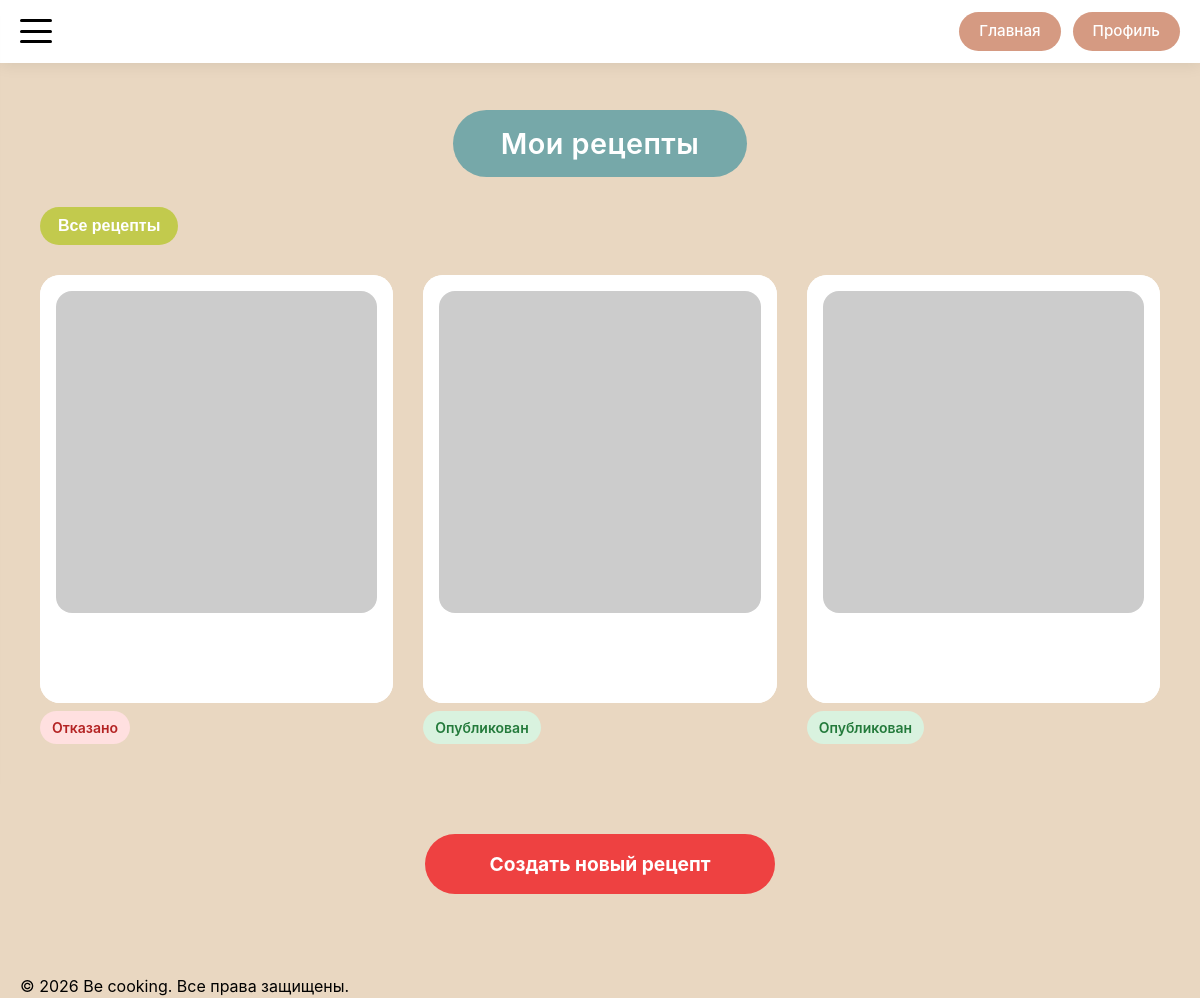
Page /my-recipes (signed in) on the committed database.
### models.py (models this page shows)
class Recipe(db.Model):
    __tablename__ = 'recipe'
    id = db.Column(db.Integer, primary_key=True)
    title = db.Column(db.String(200), nullable=False)
    description = db.Column(db.Text)
    author_id = db.Column(db.Integer, db.ForeignKey('user.id'), nullable=False)
    status = db.Column(db.Enum(RecipeStatusEnum), nullable=False, default=RecipeStatusEnum.PENDING)
    created_at = db.Column(db.DateTime, default=datetime.utcnow)
    updated_at = db.Column(db.DateTime, default=datetime.utcnow, onupdate=datetime.utcnow)
    main_image_url = db.Column(db.String(300))
    ingredients = db.Column(db.JSON)  # В SQLAlchemy JSON может хранить массивы
    steps = db.relationship('RecipeStep', backref='recipe', lazy='dynamic', cascade='all, delete-orphan')
    comments = db.relationship('Comment', backref='recipe', lazy='dynamic', cascade='all, delete-orphan')
    notes = db.relationship('Note', backref='recipe', lazy='dynamic', cascade='all, delete-orphan')
    favorites = db.relationship('Favorite', backref='recipe', lazy='dynamic', cascade='all, delete-orphan')
    cart_items = db.relationship('CartItem', backref='recipe', lazy='dynamic', cascade='all, delete-orphan')

### routes/recipe_routes.py (the view, shortened to what this page needs)
@app.route('/my-recipes')
@login_required
def my_recipes():
    limit = request.args.get('limit', 9, type=int)
    offset = request.args.get('offset', 0, type=int)
    status = request.args.get('status')
    recipes_query = Recipe.query.filter_by(
        author_id=current_user.id
    )
    recipes_query = recipes_query.order_by(Recipe.created_at.desc())
    total = recipes_query.count()
    my_recipes = recipes_query.offset(offset).limit(limit).all()
    has_next = offset + limit < total
    has_prev = offset > 0
    status_labels = {
        'published': 'Опубликованные',
        'pending': 'На модерации',
        'rejected': 'Отклонённые'
    }
    return render_template(
        'my_recipes/my_recipes.html',
        my_recipes=my_recipes,
        limit=limit,
        offset=offset,
        has_next=has_next,
        has_prev=has_prev,
        current_status=status,
        status_labels=status_labels
    )

### app.py (called while the page is built)
@login_manager.user_loader
def load_user(user_id):
    return User.query.get(int(user_id))

@app.context_processor
def inject_enums():
    return dict(UserRoleEnum=UserRoleEnum)

### templates/my_recipes/my_recipes.html (shortened to what this page needs)
{% extends 'base/base.html' %}
{% block main_class %}my-recipes-main{% endblock %}
{% block container_class %}my-recipes-container{% endblock %}
{% block content %}
<div class="my-recipes-header-wrapper">
    <h1 class="my-recipes-title">Мои рецепты</h1>
</div>
<div class="my-recipes-filter-wrapper">
    <div class="dropdown">
        <button class="filter-status-btn" type="button">
            {% if current_status %}
            {{ status_labels[current_status] }}
            {% else %}
            Все рецепты
            {% endif %}
        </button>
    </div>
</div>
<div class="my-recipes-grid">
    {% for recipe in my_recipes %}
    <div class="my-recipe-card">
        {% with
        detail_endpoint = 'recipe_manage',
        item_id = recipe.id
        %}
        {% set card_name = recipe %}
        {% include 'components/_card.html' with context %}
        {% endwith %}
        {% if recipe.status.value == 'published' %}
        <div class="recipe-status recipe-status-published">Опубликован</div>
        {% elif recipe.status.value == 'pending' %}
        <div class="recipe-status recipe-status-pending">На модерации</div>
        {% elif recipe.status.value == 'rejected' %}
        <div class="recipe-status recipe-status-rejected">Отказано</div>
        {% endif %}
    </div>
    {% else %}
    <p>У вас нет рецептов с таким статусом</p>
    {% endfor %}
</div>
<div class="my-recipes-footer">
    <a href="{{ url_for('recipe_add') }}" class="create-recipe-btn-footer"
       style="text-decoration: none; display: inline-block;">
        Создать новый рецепт
    </a>
</div>
{% endblock %}

### templates/base/base.html (shortened to what this page needs)
<!DOCTYPE html>
<html lang="ru">
<head>
    <link href="https://googleapis.com/css2?family=Inter:opsz,wght@14..32,300;14..32,400;14..32,500;14..32,600;14..32,700&display=swap" rel="stylesheet">
    <link rel="stylesheet" href="{{ url_for('static', filename='css/style.css') }}">
</head>
<body>
    {% if request.endpoint != 'auth' %}
        {% include 'components/_header.html' %}
    {% endif %}
    <main class="main {% block main_class %}{% endblock %}">
        <div class="container {% block container_class %}{% endblock %}">
            {% block content %}{% endblock %}
        </div>
    </main>
    {% if request.endpoint != 'auth' %}
        {% include 'components/_footer.html' %}
    {% endif %}
</body>
</html>

### templates/components/_header.html (shortened to what this page needs)
<header class="header">
    <div class="header-container container">
        <button class="burger-btn" id="burgerBtn">
            <span></span>
            <span></span>
            <span></span>
        </button>
        <div class="header-buttons">
            <a href="{{ url_for('index') }}" class="header-btn">Главная</a>
            {% if current_user.is_authenticated %}
                <a href="{{ url_for('profile') }}" class="header-btn">Профиль</a>
            {% else %}
                <a href="{{ url_for('auth') }}" class="header-btn">Вход</a>
            {% endif %}
        </div>
    </div>
</header>

### templates/components/_card.html
{% if detail_endpoint == 'recipe_detail' or card_name == 'recipe' %}
<div class="card">
    <a href="{{ url_for(detail_endpoint, recipe_id=item_id) }}"
       class="card-link">
        <div class="card-inner">
            <div class="card-image">
                <img src="{{ recipe.main_image_url if (recipe and recipe.main_image_url) else 'https://placehold.co/400x300' }}"
                     alt="{{ recipe.title if recipe else 'Рецепт' }}">
            </div>
            <div class="card-text">{{ recipe.title if recipe else 'Рецепт' }}</div>
        </div>
    </a>
</div>
{% else %}
<div class="card">
    <a href="{{ url_for(detail_endpoint, chef_id=item_id) }}"
       class="card-link">
        <div class="card-inner">
            <div class="card-image">
                <img src="{{ image_url if image_url else 'https://placehold.co/400x300' }}"
                     alt="{{ title }}">
            </div>
            <div class="card-text">{{ title }}</div>
        </div>
    </a>
</div>
{% endif %}

### templates/components/_footer.html
<footer class="footer">
    <div class="footer-container container">
        <p class="footer-text">© {{ now.year if now else '2026' }} Be cooking. Все права защищены.</p>
    </div>
</footer>

### rows in the picture
Recipe: status "Отказано"
Recipe: status "Опубликован"
Recipe: status "Опубликован"

### other values in the picture
{{ now.year if now else '2026' }} "2026"
